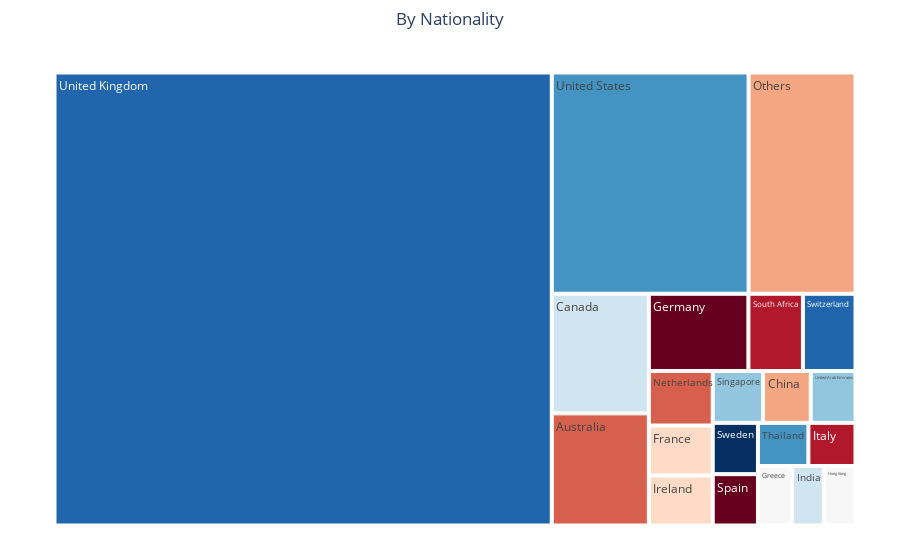

Source (notebook cell):
### Code cell
fig_country = px.treemap(df, path = ["new_country"], color = 'new_country', color_discrete_sequence = px.colors.sequential.RdBu
                             )
fig_country.update_xaxes(categoryorder='total descending')
fig_country.update_layout(
                    title = "By Nationality", title_x = 0.5,
                    margin = dict(l = 50, r = 40, t = 50, b = 30)
                    )

### Figure 1 — Plotly figure (JSON) as saved in the notebook; plotly's stock layout.template omitted (floating-point values rounded to 4 significant figures)
{"data": [{"branchvalues": "total", "customdata": [["Germany"], ["Italy"], ["Australia"], ["China"], ["France"], ["Greece"], ["India"], ["United Arab Emirates"], ["Thailand"], ["Switzerland"], ["Sweden"], ["Spain"], ["South Africa"], ["Netherlands"], ["Others"], ["Ireland"], ["Hong Kong"], ["Canada"], ["Singapore"], ["United States"], ["United Kingdom"]], "domain": {"x": [0, 1], "y": [0, 1]}, "hovertemplate": "labels=%{label}<br>count=%{value}<br>parent=%{parent}<br>id=%{id}<br>new_country=%{customdata[0]}<extra></extra>", "ids": ["Germany", "Italy", "Australia", "China", "France", "Greece", "India", "United Arab Emirates", "Thailand", "Switzerland", "Sweden", "Spain", "South Africa", "Netherlands", "Others", "Ireland", "Hong Kong", "Canada", "Singapore", "United States", "United Kingdom"], "labels": ["Germany", "Italy", "Australia", "China", "France", "Greece", "India", "United Arab Emirates", "Thailand", "Switzerland", "Sweden", "Spain", "South Africa", "Netherlands", "Others", "Ireland", "Hong Kong", "Canada", "Singapore", "United States", "United Kingdom"], "marker": {"colors": ["rgb(103,0,31)", "rgb(178,24,43)", "rgb(214,96,77)", "rgb(244,165,130)", "rgb(253,219,199)", "rgb(247,247,247)", "rgb(209,229,240)", "rgb(146,197,222)", "rgb(67,147,195)", "rgb(33,102,172)", "rgb(5,48,97)", "rgb(103,0,31)", "rgb(178,24,43)", "rgb(214,96,77)", "rgb(244,165,130)", "rgb(253,219,199)", "rgb(247,247,247)", "rgb(209,229,240)", "rgb(146,197,222)", "rgb(67,147,195)", "rgb(33,102,172)"]}, "name": "", "parents": ["", "", "", "", "", "", "", "", "", "", "", "", "", "", "", "", "", "", "", "", ""], "type": "treemap", "values": [53, 14, 75, 17, 22, 14, 13, 16, 15, 28, 16, 16, 29, 24, 163, 22, 13, 80, 18, 300, 1552]}], "layout": {"legend": {"tracegroupgap": 0}, "margin": {"b": 30, "l": 50, "r": 40, "t": 50}, "title": {"text": "By Nationality", "x": 0.5}, "treemapcolorway": ["rgb(103,0,31)", "rgb(178,24,43)", "rgb(214,96,77)", "rgb(244,165,130)", "rgb(253,219,199)", "rgb(247,247,247)", "rgb(209,229,240)", "rgb(146,197,222)", "rgb(67,147,195)", "rgb(33,102,172)", "rgb(5,48,97)"], "xaxis": {"categoryorder": "total descending"}}}
